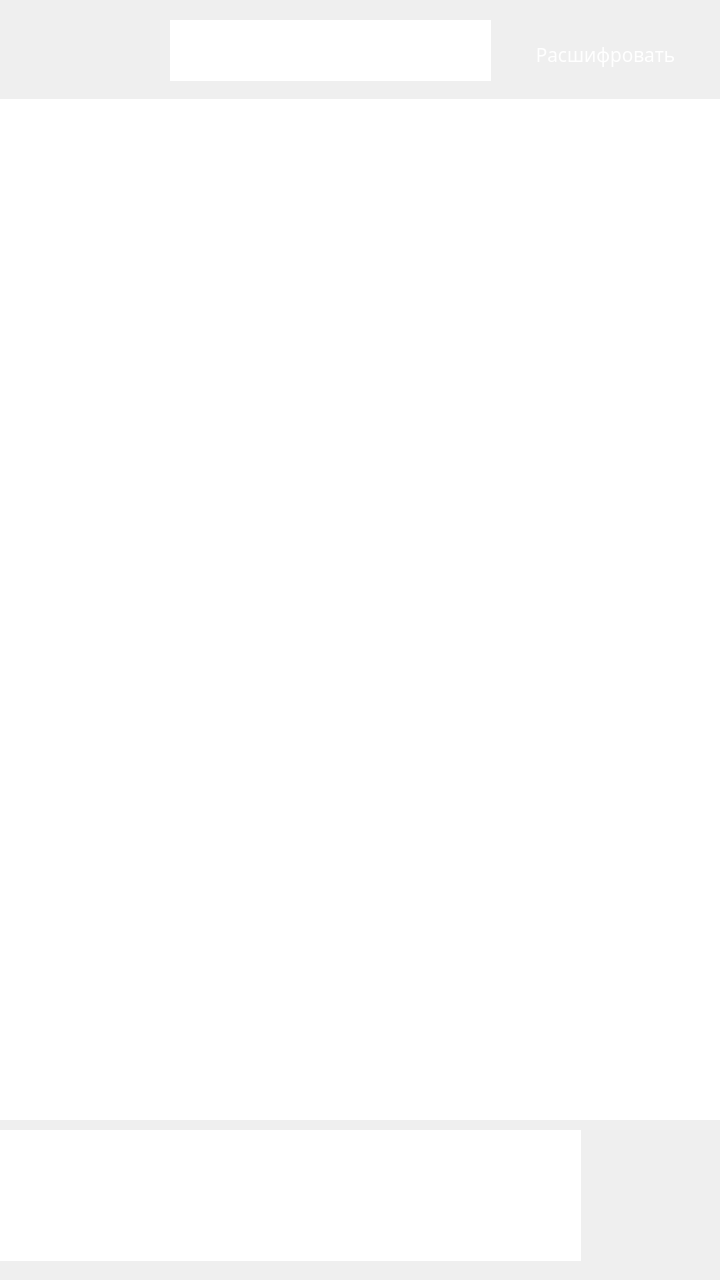
<?xml version="1.0" encoding="UTF-8"?>
<ui version="4.0">
 <class>ChatWindow</class>
 <widget class="QMainWindow" name="ChatWindow">
  <property name="geometry">
   <rect>
    <x>0</x>
    <y>0</y>
    <width>720</width>
    <height>1280</height>
   </rect>
  </property>
  <property name="windowTitle">
   <string>MainWindow</string>
  </property>
  <property name="styleSheet">
   <string notr="true">background-image: url(://images/chatwindow.png);</string>
  </property>
  <widget class="QWidget" name="centralwidget">
   <widget class="QWidget" name="verticalLayoutWidget">
    <property name="geometry">
     <rect>
      <x>0</x>
      <y>20</y>
      <width>71</width>
      <height>61</height>
     </rect>
    </property>
    <layout class="QVBoxLayout" name="verticalLayout">
     <item>
      <widget class="QPushButton" name="pushButton">
       <property name="sizePolicy">
        <sizepolicy hsizetype="Minimum" vsizetype="Ignored">
         <horstretch>0</horstretch>
         <verstretch>0</verstretch>
        </sizepolicy>
       </property>
       <property name="styleSheet">
        <string notr="true">background-image: url(://images/chatwindow_back_button.png);
border: rgb(29, 102, 101);</string>
       </property>
       <property name="text">
        <string/>
       </property>
      </widget>
     </item>
    </layout>
   </widget>
   <widget class="QWidget" name="verticalLayoutWidget_2">
    <property name="geometry">
     <rect>
      <x>170</x>
      <y>20</y>
      <width>321</width>
      <height>61</height>
     </rect>
    </property>
    <layout class="QVBoxLayout" name="verticalLayout_2">
     <item>
      <widget class="QLineEdit" name="lineEdit">
       <property name="sizePolicy">
        <sizepolicy hsizetype="Expanding" vsizetype="Ignored">
         <horstretch>0</horstretch>
         <verstretch>0</verstretch>
        </sizepolicy>
       </property>
       <property name="palette">
        <palette>
         <active>
          <colorrole role="Text">
           <brush brushstyle="SolidPattern">
            <color alpha="255">
             <red>255</red>
             <green>255</green>
             <blue>255</blue>
            </color>
           </brush>
          </colorrole>
         </active>
         <inactive>
          <colorrole role="Text">
           <brush brushstyle="SolidPattern">
            <color alpha="255">
             <red>255</red>
             <green>255</green>
             <blue>255</blue>
            </color>
           </brush>
          </colorrole>
         </inactive>
         <disabled>
          <colorrole role="Text">
           <brush brushstyle="SolidPattern">
            <color alpha="255">
             <red>120</red>
             <green>120</green>
             <blue>120</blue>
            </color>
           </brush>
          </colorrole>
         </disabled>
        </palette>
       </property>
       <property name="font">
        <font>
         <family>Calibri Light</family>
         <pointsize>24</pointsize>
        </font>
       </property>
       <property name="styleSheet">
        <string notr="true">background-image: url(://images/firstwindow_push_button1.png);
border: rgb(29, 102, 101);</string>
       </property>
       <property name="readOnly">
        <bool>true</bool>
       </property>
      </widget>
     </item>
    </layout>
   </widget>
   <widget class="QWidget" name="verticalLayoutWidget_3">
    <property name="geometry">
     <rect>
      <x>500</x>
      <y>29</y>
      <width>211</width>
      <height>51</height>
     </rect>
    </property>
    <layout class="QVBoxLayout" name="verticalLayout_3">
     <item>
      <widget class="QPushButton" name="pushButton_2">
       <property name="sizePolicy">
        <sizepolicy hsizetype="Minimum" vsizetype="Ignored">
         <horstretch>0</horstretch>
         <verstretch>0</verstretch>
        </sizepolicy>
       </property>
       <property name="palette">
        <palette>
         <active>
          <colorrole role="ButtonText">
           <brush brushstyle="SolidPattern">
            <color alpha="255">
             <red>255</red>
             <green>255</green>
             <blue>255</blue>
            </color>
           </brush>
          </colorrole>
         </active>
         <inactive>
          <colorrole role="ButtonText">
           <brush brushstyle="SolidPattern">
            <color alpha="255">
             <red>255</red>
             <green>255</green>
             <blue>255</blue>
            </color>
           </brush>
          </colorrole>
         </inactive>
         <disabled>
          <colorrole role="ButtonText">
           <brush brushstyle="SolidPattern">
            <color alpha="255">
             <red>120</red>
             <green>120</green>
             <blue>120</blue>
            </color>
           </brush>
          </colorrole>
         </disabled>
        </palette>
       </property>
       <property name="font">
        <font>
         <family>Calibri Light</family>
         <pointsize>14</pointsize>
        </font>
       </property>
       <property name="styleSheet">
        <string notr="true">background-image: url(://images/firstwindow_push_button1.png);
border: rgb(29, 102, 101);</string>
       </property>
       <property name="text">
        <string>Расшифровать</string>
       </property>
      </widget>
     </item>
    </layout>
   </widget>
   <widget class="QWidget" name="verticalLayoutWidget_4">
    <property name="geometry">
     <rect>
      <x>590</x>
      <y>1120</y>
      <width>121</width>
      <height>101</height>
     </rect>
    </property>
    <layout class="QVBoxLayout" name="verticalLayout_4">
     <item>
      <widget class="QPushButton" name="pushButton_3">
       <property name="sizePolicy">
        <sizepolicy hsizetype="Minimum" vsizetype="Ignored">
         <horstretch>0</horstretch>
         <verstretch>0</verstretch>
        </sizepolicy>
       </property>
       <property name="styleSheet">
        <string notr="true">background-image: url(://images/chatwindow_send_button.png);
border: rgb(29, 102, 101);</string>
       </property>
       <property name="text">
        <string/>
       </property>
      </widget>
     </item>
    </layout>
   </widget>
   <widget class="QWidget" name="verticalLayoutWidget_5">
    <property name="geometry">
     <rect>
      <x>0</x>
      <y>1130</y>
      <width>581</width>
      <height>131</height>
     </rect>
    </property>
    <layout class="QVBoxLayout" name="verticalLayout_5">
     <item>
      <widget class="QLineEdit" name="lineEdit_2">
       <property name="sizePolicy">
        <sizepolicy hsizetype="Expanding" vsizetype="Ignored">
         <horstretch>0</horstretch>
         <verstretch>0</verstretch>
        </sizepolicy>
       </property>
       <property name="font">
        <font>
         <family>Calibri Light</family>
         <pointsize>24</pointsize>
        </font>
       </property>
       <property name="styleSheet">
        <string notr="true">background-image: url(://images/firstwindow_input_field.png);
border: rgb(255, 255, 255);</string>
       </property>
      </widget>
     </item>
    </layout>
   </widget>
   <widget class="QWidget" name="verticalLayoutWidget_6">
    <property name="geometry">
     <rect>
      <x>0</x>
      <y>99</y>
      <width>721</width>
      <height>1021</height>
     </rect>
    </property>
    <layout class="QVBoxLayout" name="verticalLayout_6">
     <item>
      <widget class="QListWidget" name="listWidget">
       <property name="font">
        <font>
         <family>Calibri Light</family>
         <pointsize>24</pointsize>
        </font>
       </property>
       <property name="styleSheet">
        <string notr="true">background-image: url();
border: rgb(255, 255, 255);</string>
       </property>
      </widget>
     </item>
    </layout>
   </widget>
  </widget>
  <widget class="QMenuBar" name="menubar">
   <property name="geometry">
    <rect>
     <x>0</x>
     <y>0</y>
     <width>720</width>
     <height>17</height>
    </rect>
   </property>
  </widget>
 </widget>
 <resources/>
 <connections/>
</ui>
